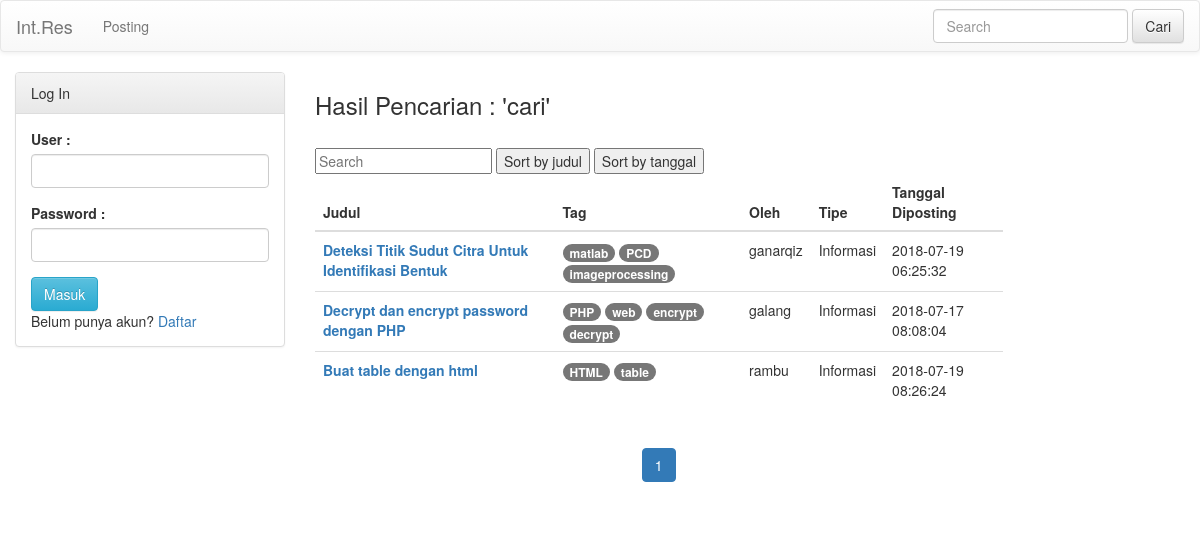
The app's page /home/searchtag/Info with its own data.
### tables this page shows
CREATE TABLE `konten` (
  `idkonten` int(100) NOT NULL,
  `judul` varchar(100) NOT NULL,
  `tipe` varchar(20) NOT NULL,
  `deskripsi` text NOT NULL,
  `tag` text NOT NULL,
  `pembuat` varchar(30) NOT NULL,
  `post` enum('Y','N') NOT NULL,
  `tgl_dibuat` datetime NOT NULL,
  `vote` int(100) DEFAULT '0',
  `pengunjung` int(11) NOT NULL,
  `jml_komentar` int(10) NOT NULL
);

### application/controllers/Home.php (called while the page is built, shortened)
<?php
class Home extends CI_Controller
{
	public function __construct()
	{
		$this->load->model('admin_model');
	}
	public function load_view_home($view,$data = "")
    {
	    $this->load->view('client/header');
	    if($this->session->userdata('logged_in') == TRUE){
	    $usn=$this->session->userdata('usn');
    	$datausn['user'] = $this->admin_model->getuserid($usn);
		if(strcmp($this->session->userdata('lvl'), "admin")==0){
			$this->load->view('admin/sidebar',$datausn);
		}
		$this->load->view('client/sidebarkiriloggedin',$datausn);
		}else{
        $this->load->view('client/sidebarkiri',$data);
        }
        $this->load->view('client/signup',$data);
    	$this->load->view($view,$data);
    }
	public function searchtag($key)
	{
	$data['cari'] = $this->admin_model->get_searchtag($key);
	$this->load_view_home('client/tampilsearch',$data);
	}
}
?>

### index.php (called while the page is built, shortened)
<?php
require_once BASEPATH.'core/CodeIgniter.php';

### application/models/Admin_model.php (called while the page is built, shortened)
<?php
class Admin_model extends CI_Model
{
	public function get_searchtag($match)
	{
	  $this->db->like('tag',$match);
	  $this->db->or_like('tipe',$match);
	  $this->db->or_like('pembuat',$match);
	  $query = $this->db->get('konten');
	  return $query->result();
	}
}
?>

### application/views/client/tampilsearch.php (the view, shortened to what this page needs)
<div class="row">
  <div class="col-sm-7">
<?php
  	if (isset($key)){?>
  	<h3>Hasil Pencarian :<?php echo " '".$key."' "; ?></h3>
	<br>
<?php }
if(empty($cari)){
		echo "<h3>Maaf, tidak ditemukan.. ";
	}
else{
?>
	<div id="users">
  <input class="search" placeholder="Search" />
  <button class="sort" data-sort="judul">
    Sort by judul
  </button>
   <button class="sort" data-sort="tgl">
    Sort by tanggal
  </button>
	<table class="table">
	<thead>
		<th>Judul</th>
		<th>Tag</th>
		<th>Oleh</th>
		<th>Tipe</th>
		<th>Tanggal Diposting</th>
	</thead>
    <tbody class="list">
	<?php
	foreach ($cari as $search) {
	?>
	<tr>
	<td class="judul">
	<a class="name" href="<?php echo base_url().'home/detailkonten/'.$search->idkonten; ?>"><b class="text-primary"><?php echo $search->judul; ?></b></a>
	</td>
	<td class="tag">
	<?php
	  $myArray = explode(',', $search->tag);
      $string = str_replace(array('[',']'),'',$myArray);
      foreach ($string as $value) {
       ?>
        <a href="<?php echo base_url().'home/caritag/'.$value ?>"><span class="badge kategori"><?php echo $value;?></span></a>
       <?php
      }
      ?>
	</td>
	<td class="pembuat">
	<?php echo $search->pembuat; ?>
	</td>
	<td class="tanya">
	<?php
	if(strcmp($search->tipe, "Tanya")==0){
		echo "Pertanyaan";
	}else{
		echo "Informasi";
	}
	?>
	</td>
	<td class="tgl">
	<?php echo $search->tgl_dibuat; ?>
	</td>
	</tr>
	<?php
	}
	?>
	</tbody>
	</table>
	<center><ul class="pagination"></ul></center>
  </div>
</div>
<?php } ?>

### records on screen
konten: judul "Deteksi Titik Sudut Citra Untuk Identifikasi Bentuk", tag "matlab", tag "PCD", tag "imageprocessing", pembuat "ganarqiz", shows "Informasi", tgl_dibuat "2018-07-19 06:25:32"
konten: judul "Decrypt dan encrypt password dengan PHP", tag "PHP", tag "web", tag "encrypt", tag "decrypt", pembuat "galang", shows "Informasi", tgl_dibuat "2018-07-17 08:08:04"
konten: judul "Buat table dengan html", tag "HTML", tag "table", pembuat "rambu", shows "Informasi", tgl_dibuat "2018-07-19 08:26:24"

### other values on screen
$key "cari"
